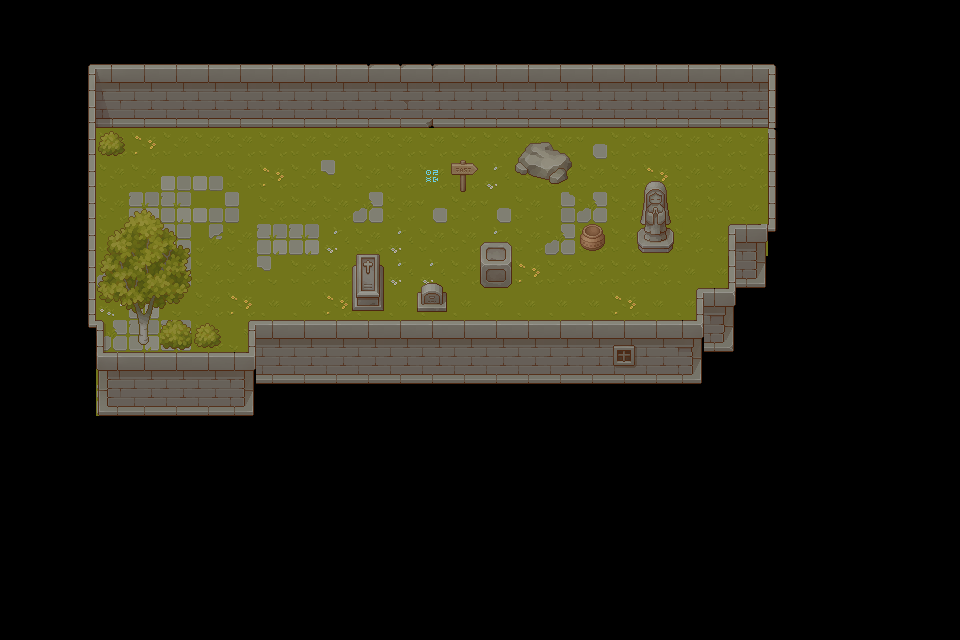

Tiled map render using the project's own tile images. Description and the whole map definition, tile-layer contents included, below:
An orthogonal 30x20 tile map with 32x32 px tiles, 3 tile layers (タイルレイヤー1, タイルレイヤー2, タイルレイヤー3), 4 tilesets and 14 objects.

<map version="1.10" tiledversion="1.11.0" orientation="orthogonal" renderorder="right-down" width="30" height="20" tilewidth="32" tileheight="32" infinite="0" nextlayerid="6" nextobjectid="23">
 <editorsettings>
  <export target="export/map..tmj" format="json" />
 </editorsettings>
 <tileset firstgid="1" source="Grass.tsx" />
 <tileset firstgid="65" source="Wall.tsx" />
 <tileset firstgid="321" source="Plant.tsx" />
 <tileset firstgid="577" source="Props.tsx" />
 <layer id="1" name="タイルレイヤー1" width="30" height="20" locked="1">
  <data encoding="csv">
0,0,0,0,0,0,0,0,0,0,0,0,0,0,0,0,0,0,0,0,0,0,0,0,0,0,0,0,0,0,
0,0,0,0,0,0,0,0,0,0,0,0,0,0,0,0,0,0,0,0,0,0,0,0,0,0,0,0,0,0,
0,0,0,0,0,0,0,0,0,0,0,0,0,0,0,0,0,0,0,0,0,0,0,0,0,0,0,0,0,0,
0,0,0,0,0,0,0,0,0,0,0,0,0,0,0,0,0,0,0,0,0,0,0,0,0,0,0,0,0,0,
0,0,0,26,30,26,26,26,26,26,26,26,26,26,26,26,26,26,56,26,26,26,26,26,0,0,0,0,0,0,
0,0,0,26,26,37,37,26,30,26,53,26,26,26,26,22,26,26,26,26,30,26,26,26,0,0,0,0,0,0,
0,0,0,26,34,34,37,36,26,26,26,61,26,56,26,56,26,43,61,26,26,26,26,19,0,0,0,0,0,0,
0,0,0,26,34,33,59,26,34,34,22,26,22,26,26,22,26,61,26,26,26,26,19,19,0,0,0,0,0,0,
0,0,0,61,34,33,26,26,53,26,26,26,22,22,26,26,30,26,26,26,26,19,19,0,0,0,0,0,0,0,
0,0,0,29,34,53,26,30,19,19,30,19,19,19,19,19,19,19,19,30,19,19,0,0,0,0,0,0,0,0,
0,0,0,61,34,34,26,10,10,10,10,10,10,10,10,10,10,10,10,10,10,0,0,0,0,0,0,0,0,0,
0,0,0,58,34,61,19,0,0,0,0,0,0,0,0,0,0,0,0,0,0,0,0,0,0,0,0,0,0,0,
0,0,0,34,26,26,19,0,0,0,0,0,0,0,0,0,0,0,0,0,0,0,0,0,0,0,0,0,0,0,
0,0,0,0,0,0,0,0,0,0,0,0,0,0,0,0,0,0,0,0,0,0,0,0,0,0,0,0,0,0,
0,0,0,0,0,0,0,0,0,0,0,0,0,0,0,0,0,0,0,0,0,0,0,0,0,0,0,0,0,0,
0,0,0,0,0,0,0,0,0,0,0,0,0,0,0,0,0,0,0,0,0,0,0,0,0,0,0,0,0,0,
0,0,0,0,0,0,0,0,0,0,0,0,0,0,0,0,0,0,0,0,0,0,0,0,0,0,0,0,0,0,
0,0,0,0,0,0,0,0,0,0,0,0,0,0,0,0,0,0,0,0,0,0,0,0,0,0,0,0,0,0,
0,0,0,0,0,0,0,0,0,0,0,0,0,0,0,0,0,0,0,0,0,0,0,0,0,0,0,0,0,0,
0,0,0,0,0,0,0,0,0,0,0,0,0,0,0,0,0,0,0,0,0,0,0,0,0,0,0,0,0,0
</data>
 </layer>
 <layer id="2" name="タイルレイヤー2" width="30" height="20" locked="1">
  <data encoding="csv">
0,0,0,0,0,0,0,0,0,0,0,0,0,0,0,0,0,0,0,0,0,0,0,0,0,0,0,0,0,0,
0,0,0,0,0,0,0,0,0,0,0,0,0,0,0,0,0,0,0,0,0,0,0,0,0,0,0,0,0,0,
0,0,85,86,87,87,87,87,87,87,87,162,162,162,87,87,87,87,87,87,87,87,87,88,89,0,0,0,0,0,
0,0,101,102,103,103,103,103,103,103,103,103,178,179,103,103,103,103,103,103,103,103,103,103,105,0,0,0,0,0,
0,0,101,420,0,0,0,0,0,0,0,0,0,0,0,0,0,0,0,0,0,0,0,0,89,0,0,0,0,0,
0,0,101,0,0,0,0,0,0,0,0,0,0,0,0,0,0,0,0,0,0,0,0,0,105,0,0,0,0,0,
0,0,101,326,327,328,0,0,0,0,0,0,0,0,0,0,0,0,0,0,0,0,0,0,121,0,0,0,0,0,
0,0,101,342,343,344,0,0,0,0,0,0,0,0,0,0,0,0,0,0,0,0,85,116,137,0,0,0,0,0,
0,0,101,358,359,360,0,0,0,0,0,0,0,0,0,0,0,0,0,0,0,0,100,132,0,0,0,0,0,0,
0,0,101,374,375,376,0,0,0,0,0,0,0,0,0,0,0,0,0,0,0,85,126,0,0,0,0,0,0,0,
0,0,133,89,391,422,420,85,115,115,115,115,115,115,115,115,115,115,115,167,115,126,142,0,0,0,0,0,0,0,
0,0,0,114,115,115,115,116,131,131,131,131,131,131,131,131,131,131,131,183,131,132,0,0,0,0,0,0,0,0,
0,0,0,130,131,131,131,132,0,0,0,0,0,0,0,0,0,0,0,0,0,0,0,0,0,0,0,0,0,0,
0,0,0,0,0,0,0,0,0,0,0,0,0,0,0,0,0,0,0,0,0,0,0,0,0,0,0,0,0,0,
0,0,0,0,0,0,0,0,0,0,0,0,0,0,0,0,0,0,0,0,0,0,0,0,0,0,0,0,0,0,
0,0,0,0,0,0,0,0,0,0,0,0,0,0,0,0,0,0,0,0,0,0,0,0,0,0,0,0,0,0,
0,0,0,0,0,0,0,0,0,0,0,0,0,0,0,0,0,0,0,0,0,0,0,0,0,0,0,0,0,0,
0,0,0,0,0,0,0,0,0,0,0,0,0,0,0,0,0,0,0,0,0,0,0,0,0,0,0,0,0,0,
0,0,0,0,0,0,0,0,0,0,0,0,0,0,0,0,0,0,0,0,0,0,0,0,0,0,0,0,0,0,
0,0,0,0,0,0,0,0,0,0,0,0,0,0,0,0,0,0,0,0,0,0,0,0,0,0,0,0,0,0
</data>
 </layer>
 <layer id="4" name="タイルレイヤー3" width="30" height="20">
  <data encoding="csv">
0,0,0,0,0,0,0,0,0,0,0,0,0,0,0,0,0,0,0,0,0,0,0,0,0,0,0,0,0,0,
0,0,0,0,0,0,0,0,0,0,0,0,0,0,0,0,0,0,0,0,0,0,0,0,0,0,0,0,0,0,
0,0,0,0,0,0,0,0,0,0,0,0,0,0,0,0,0,0,0,0,0,0,0,0,0,0,0,0,0,0,
0,0,0,0,0,0,0,0,0,0,0,0,0,0,0,0,0,0,0,0,0,0,0,0,0,0,0,0,0,0,
0,0,0,0,0,0,0,0,0,0,0,0,0,0,0,0,785,786,0,0,0,0,0,0,0,0,0,0,0,0,
0,0,0,0,0,0,0,0,0,0,0,0,0,715,660,0,801,802,0,590,591,592,0,0,0,0,0,0,0,0,
0,0,0,0,0,0,0,0,0,0,0,0,0,0,0,0,0,0,0,606,607,608,0,0,0,0,0,0,0,0,
0,0,0,0,0,0,0,0,0,0,0,650,0,0,0,730,0,0,726,622,623,624,0,0,0,0,0,0,0,0,
0,0,0,0,0,0,0,0,0,0,0,666,0,698,0,746,0,0,0,0,0,0,0,0,0,0,0,0,0,0,
0,0,0,0,0,0,0,0,0,0,0,682,0,714,0,0,0,0,0,0,0,0,0,0,0,0,0,0,0,0,
0,0,0,0,0,0,0,0,0,0,0,0,0,0,0,0,0,0,0,0,0,0,0,0,0,0,0,0,0,0,
0,0,0,0,0,0,0,0,0,0,0,0,0,0,0,0,0,0,0,0,0,0,0,0,0,0,0,0,0,0,
0,0,0,0,0,0,0,0,0,0,0,0,0,0,0,0,0,0,0,0,0,0,0,0,0,0,0,0,0,0,
0,0,0,0,0,0,0,0,0,0,0,0,0,0,0,0,0,0,0,0,0,0,0,0,0,0,0,0,0,0,
0,0,0,0,0,0,0,0,0,0,0,0,0,0,0,0,0,0,0,0,0,0,0,0,0,0,0,0,0,0,
0,0,0,0,0,0,0,0,0,0,0,0,0,0,0,0,0,0,0,0,0,0,0,0,0,0,0,0,0,0,
0,0,0,0,0,0,0,0,0,0,0,0,0,0,0,0,0,0,0,0,0,0,0,0,0,0,0,0,0,0,
0,0,0,0,0,0,0,0,0,0,0,0,0,0,0,0,0,0,0,0,0,0,0,0,0,0,0,0,0,0,
0,0,0,0,0,0,0,0,0,0,0,0,0,0,0,0,0,0,0,0,0,0,0,0,0,0,0,0,0,0,
0,0,0,0,0,0,0,0,0,0,0,0,0,0,0,0,0,0,0,0,0,0,0,0,0,0,0,0,0,0
</data>
 </layer>
 <objectgroup id="5" name="Wall">
  <object id="2" x="96" y="64" width="672" height="64" />
  <object id="6" x="64" y="64" width="32" height="352" />
  <object id="8" x="96" y="352" width="160" height="64" />
  <object id="10" x="256" y="320" width="448" height="64" />
  <object id="13" x="768" y="64" width="32" height="224" />
  <object id="14" x="736" y="224" width="32" height="64" />
  <object id="15" x="704" y="288" width="32" height="64" />
  <object id="16" x="128" y="320" width="96" height="32" />
  <object id="17" x="96" y="128" width="32" height="32" />
  <object id="18" x="352" y="256" width="32" height="64" />
  <object id="19" x="416" y="288" width="32" height="32" />
  <object id="20" x="448" y="160" width="32" height="32" />
  <object id="21" x="512" y="128" width="64" height="64" />
  <object id="22" x="640" y="192" width="32" height="64" />
 </objectgroup>
</map>
